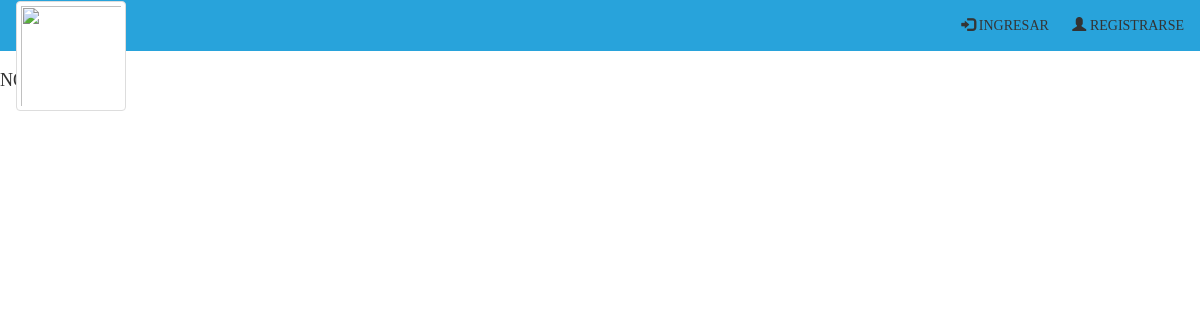
Before: /listaPujas.php?sub=43 with the older database file.
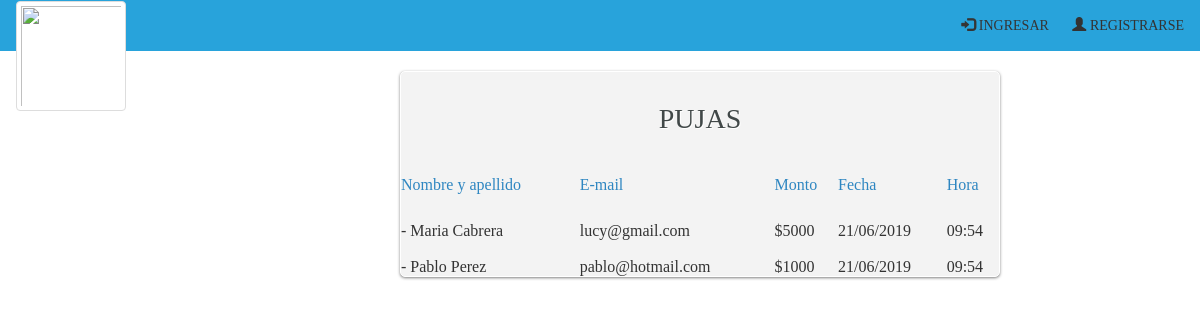
After: the same page with the newer database file.
### tables this page shows
CREATE TABLE `puja` (
  `idPuja` int(11) NOT NULL,
  `idPersona` int(11) NOT NULL,
  `idSubasta` int(11) NOT NULL,
  `cantidad` decimal(10,0) UNSIGNED NOT NULL,
  `fecha` datetime NOT NULL
);

CREATE TABLE `persona` (
  `IdPersona` int(11) NOT NULL,
  `dni` int(8) NOT NULL,
  `nombre` varchar(50) NOT NULL,
  `apellido` varchar(50) NOT NULL,
  `telefono` int(30) NOT NULL,
  `email` varchar(45) NOT NULL,
  `clave` varchar(11) NOT NULL,
  `tipoU` varchar(11) DEFAULT NULL,
  `rol` int(3) DEFAULT NULL,
  `credito` int(2) DEFAULT NULL,
  `ciudad` varchar(45) NOT NULL,
  `fechaNacimiento` datetime NOT NULL,
  `idTarjeta` int(11) NOT NULL,
  `fechaRegistro` datetime NOT NULL,
  `fechaModificacion` datetime NOT NULL
);

### listaPujas.php (the view, shortened to what this page needs)
<html>
	<head>
<?php
		include("cabecera.php");
?>
<?php
$con=conectar();
$subasta=$_GET['sub'];
$var_consulta= "SELECT idPersona, cantidad, fecha FROM puja WHERE idSubasta=$subasta ORDER BY cantidad DESC";
   $result = mysqli_query($con, $var_consulta);
   $num=mysqli_num_rows($result);
if ($num==0) {
  echo"<h4>NO HAY PUJAS</h4>";
 }
else{
?>
	</head>
	<body>
		<div id="wrapper" style="margin-left: 400px;margin-top: 0px;">
			<form name="formulario" class="login-form" style="width:600px;">
				<div class="header">
					<h1>  PUJAS</h1>
				</div>
					 <table  style="width:600px;">
					 	<?php $primero = "Nombre y apellido";
                              $segundo="E-mail";
                              $tercero="Monto";
                              $cuarto="Fecha";
                               $quinto="Hora";
                               $color = "#2E86C1";
  ?>
 <tr>
  <td><?php echo "<p><font color='".$color."'>".$primero."</font></p>";  ?> </td>
  <td ><?php echo "<p><font color='".$color."'>".$segundo."</font></p>";  ?></td>
  <td ><?php echo "<p><font color='".$color."'>".$tercero."</font></p>";  ?> </td>
  <td ><?php echo "<p><font color='".$color."'>".$cuarto."</font></p>";  ?></td>
  <td ><?php echo "<p><font color='".$color."'>".$quinto."</font></p>";  ?> </td>
 </tr>
                    <?php
                    $i=1;
                    while ($row = mysqli_fetch_array($result)){
                      $var_consulta2= "SELECT apellido, nombre, email FROM persona WHERE idPersona=$row[0]";
                         $result2 = mysqli_query($con, $var_consulta2);
                         $row2 = mysqli_fetch_array($result2); ?>
                         <tr>
                             <td> <br><?php echo "- $row2[1] $row2[0]" ; ?> </td>
                              <td> <br><?php echo "$row2[2]"; ?> </td>
                                <td><br><?php echo "$$row[1]"; ?> </td>
                                 <td> <br><?php echo "".date('d/m/Y', strtotime($row['fecha'])).""; ?> </td>
                                <td> <br><?php echo "".date('H:i', strtotime($row['fecha'])).""; ?> </td>
                          </tr>
                     <?php
                     $i=$i + 1;  }
                    ?>
</table>
			</form>
			<?php } ?>
		</div>
	</body>
</html>

Changed rows visible on the page:
added puja: idPersona.nombre "Maria", idPersona.apellido "Cabrera", idPersona.email "lucy@gmail.com", cantidad "5000", fecha "21/06/2019", fecha "09:54"
added puja: idPersona.nombre "Pablo", idPersona.apellido "Perez", idPersona.email "pablo@hotmail.com", cantidad "1000", fecha "21/06/2019", fecha "09:54"
Other visible differences:
$primero: (not shown) → "Nombre y apellido"
$segundo: (not shown) → "E-mail"
$tercero: (not shown) → "Monto"
$cuarto: (not shown) → "Fecha"
$quinto: (not shown) → "Hora"
text no longer shown: "NO…"
text now shown: "PUJAS"
